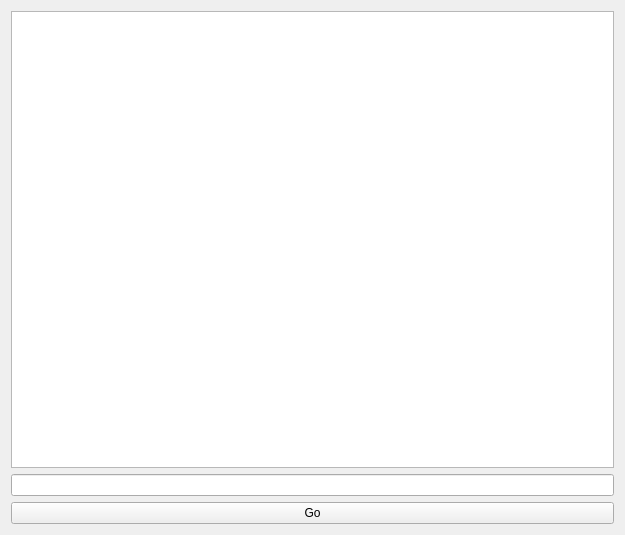
<?xml version="1.0" encoding="UTF-8"?>
<ui version="4.0">
 <class>Temp</class>
 <widget class="QMainWindow" name="Temp">
  <property name="geometry">
   <rect>
    <x>0</x>
    <y>0</y>
    <width>625</width>
    <height>535</height>
   </rect>
  </property>
  <property name="windowTitle">
   <string>Temp</string>
  </property>
  <widget class="QWidget" name="centralWidget">
   <layout class="QVBoxLayout" name="verticalLayout">
    <item>
     <widget class="QGraphicsView" name="graphicsView"/>
    </item>
    <item>
     <widget class="QLineEdit" name="lineEdit"/>
    </item>
    <item>
     <widget class="QPushButton" name="pushButton">
      <property name="text">
       <string>Go</string>
      </property>
     </widget>
    </item>
   </layout>
  </widget>
 </widget>
 <layoutdefault spacing="6" margin="11"/>
 <resources/>
 <connections/>
</ui>
